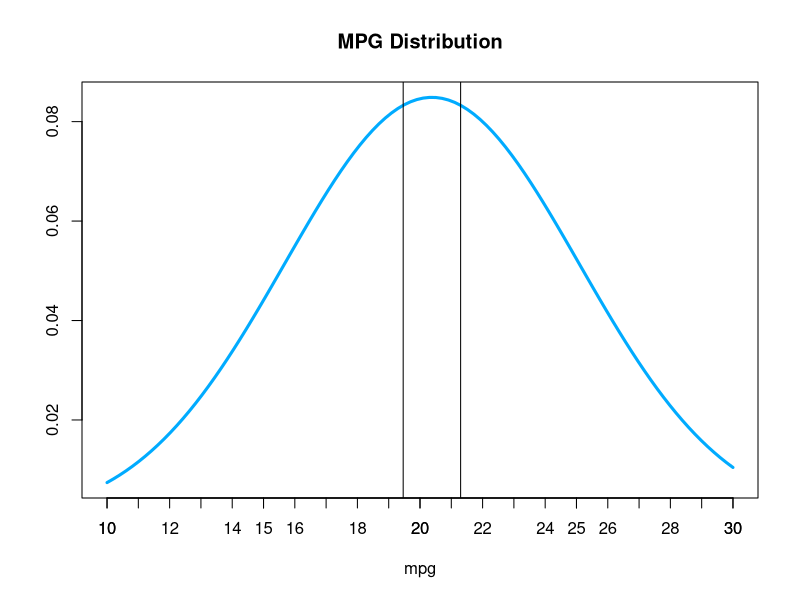
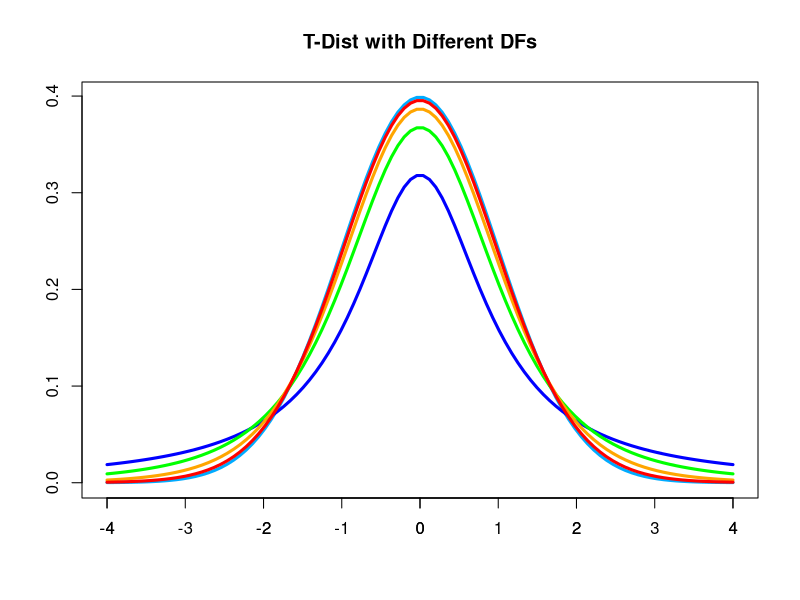

Write the R code that produced these figures, in order.

#QUESTION 10, first version of significance

# significance <- function(n, sig, mu, x){
#   z = (x-mu)/(sig/(sqrt(n)))
#   p = 1- pnorm(z)
#   paste("z = ", z, "  p = ", p)
# }


#Question 11, second version of significance

# significance <- function(n, sig, mu, x){
#   z = (x-mu)/(sig/(sqrt(n)))
#   p = 1- pnorm(z)
#   significant = ifelse(p<=0.05, "yes", "no")
#   paste("n = ", n, "   z= ", z, "  p = ", p, "  significant = ", significant)
# }

#Question 15, final version of significance

significance <- function(n, sig, mu, x, alt){
  z = (x-mu)/(sig/(sqrt(n)))
  if (alt == "two.sided"){
    p = (1 - pnorm(z))*2
  }
  else{
    p = 1- pnorm(z) 
  }
  paste("x = ", x, "  n = ", n, "  z = ", z, "  p = ", p)
}


#Problem 19
x <- seq(10, 30, length.out = 100)
y <- dnorm(x, mean = 20.38028169, sd = 4.7)
plot(x, y, type = 'l', col = '#00ABFF', lwd = 3, axes = TRUE, xlab = 'mpg', ylab = '', main = 'MPG Distribution')
axis(side = 1, at = seq(10,30, by = 1))
abline(v=21.297841929)
abline(v=19.462721451)


#Problem 25
x <- seq(-4, 4, length.out = 100)
y <- dnorm(x, mean = 0, sd = 1)
plot(x, y, type = 'l', col = '#00ABFF', lwd = 3, axes = TRUE, xlab = '', ylab = '', main = 'T-Dist with Different DFs')
axis(side = 1, at = seq(-4, 4, by = 1))

t1 <- dt(x,df=1)
t3 <- dt(x,df=3)
t8 <- dt(x,df=8)
t30 <- dt(x,df=30)


lines(x,t1,type="l",col="blue",yaxt='n',ann=FALSE, lwd = 3)
par(new=TRUE)
lines(x,t3,type="l",col="green",yaxt='n',ann=FALSE, lwd = 3)
par(new=TRUE)
lines(x,t8,type="l",col="orange",yaxt='n',ann=FALSE, lwd = 3)
par(new=TRUE)
lines(x,t30,type="l",col="red",yaxt='n',ann=FALSE, lwd = 3)
